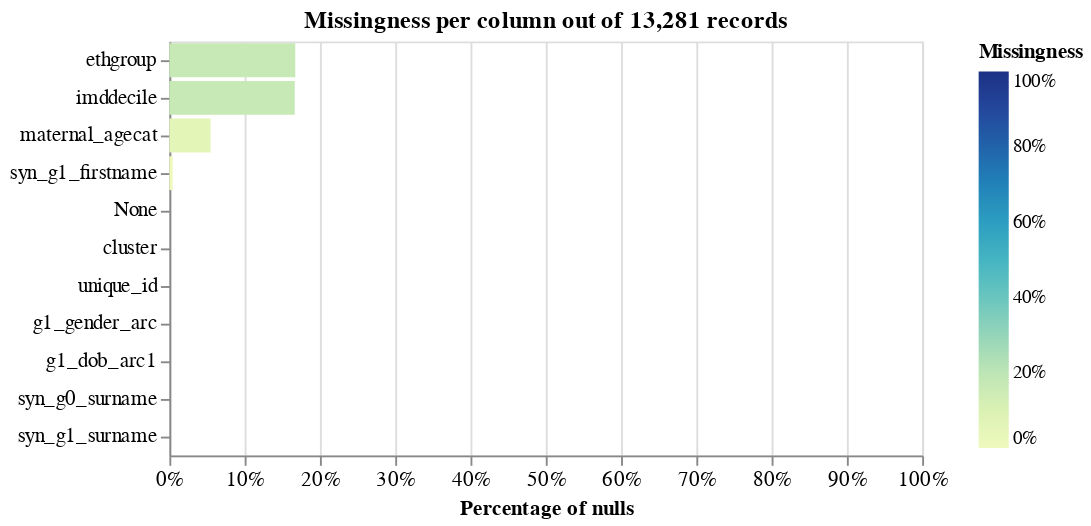

Here is the notebook cell this chart was saved with:
### Code cell
linker.missingness_chart()

### Figure 1 — Vega-Lite specification as saved in the notebook (floating-point values rounded to 4 significant figures)
{"config": {"view": {"continuousWidth": 400, "continuousHeight": 300}, "axis": {"labelFontSize": 11}}, "layer": [{"mark": "bar", "encoding": {"color": {"field": "null_proportion", "legend": {"format": ".0%", "offset": 30}, "scale": {"domain": [0, 1], "range": "heatmap"}, "title": "Missingness", "type": "quantitative"}, "tooltip": [{"field": "column_name", "title": "Column", "type": "nominal"}, {"field": "null_count", "format": ",.0f", "title": "Count of nulls", "type": "quantitative"}, {"field": "null_proportion", "format": ".2%", "title": "Percentage of nulls", "type": "quantitative"}, {"field": "total_record_count", "format": ",.0f", "title": "Total record count", "type": "quantitative"}], "x": {"axis": {"format": "%", "labelAlign": "center", "title": "Percentage of nulls"}, "field": "null_proportion", "scale": {"domain": [0, 1]}, "type": "quantitative"}, "y": {"axis": {"title": ""}, "field": "column_name", "sort": "-x", "type": "nominal"}}, "title": "Missingness per column out of 13,281 records"}], "data": {"values": [{"null_proportion": 0.0, "null_count": 0, "total_record_count": 13281, "column_name": "None"}, {"null_proportion": 0.0, "null_count": 0, "total_record_count": 13281, "column_name": "cluster"}, {"null_proportion": 0.0, "null_count": 0, "total_record_count": 13281, "column_name": "unique_id"}, {"null_proportion": 0.05474, "null_count": 727, "total_record_count": 13281, "column_name": "maternal_agecat"}, {"null_proportion": 0.1672, "null_count": 2221, "total_record_count": 13281, "column_name": "ethgroup"}, {"null_proportion": 0.0, "null_count": 0, "total_record_count": 13281, "column_name": "g1_gender_arc"}, {"null_proportion": 0.1666, "null_count": 2212, "total_record_count": 13281, "column_name": "imddecile"}, {"null_proportion": 0.0, "null_count": 0, "total_record_count": 13281, "column_name": "g1_dob_arc1"}, {"null_proportion": 0.0, "null_count": 0, "total_record_count": 13281, "column_name": "syn_g0_surname"}, {"null_proportion": 0.0, "null_count": 0, "total_record_count": 13281, "column_name": "syn_g1_surname"}, {"null_proportion": 0.004518, "null_count": 60, "total_record_count": 13281, "column_name": "syn_g1_firstname"}], "name": "data-0e7bce5a1d2f132e282789d6ef7780fe"}, "title": "", "$schema": "https://vega.github.io/schema/vega-lite/v5.9.3.json"}
